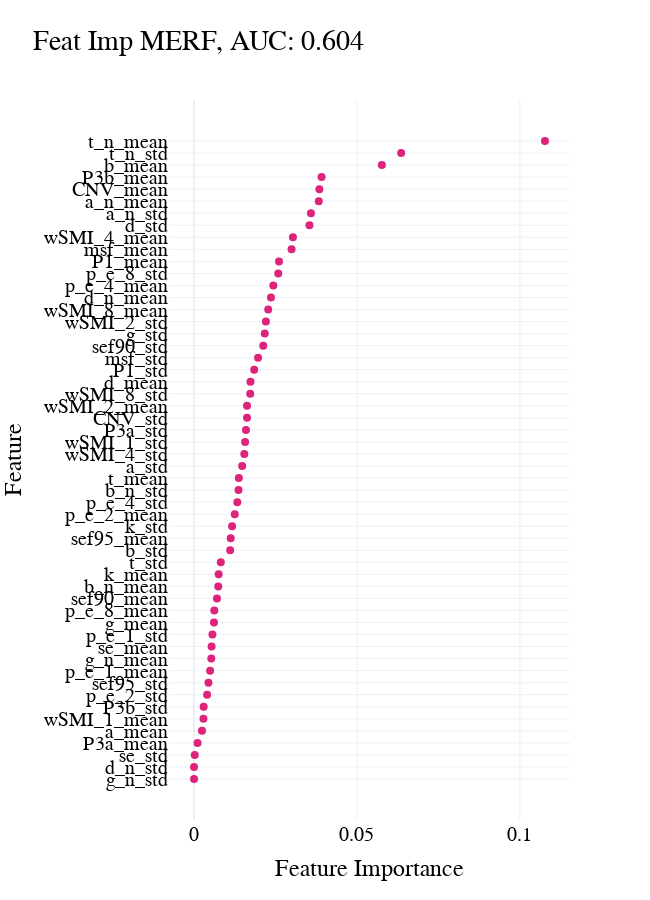

Notebook code cell kept with this figure:
### Code cell
# Extract feature importances
feature_importances = merf.fe_model.feature_importances_

features = df_mind.drop(['mind2', 'mind2_numeric', 'participant','segment'], axis=1).columns
# Combine names and importances into a DataFrame
importances_df = pd.DataFrame({
    'Feature': features,
    'Importance': feature_importances
}).sort_values(by='Importance', ascending=False)

importances_df.to_csv(os.path.join(results_path, f'mvpa_merf_feat_imp.csv'))


fig = px.scatter(importances_df, x='Importance', y='Feature', orientation='h',
                title=f'Feat Imp MERF, AUC: {avg_auc:.3f}', template = "plotly_white",
                color_discrete_sequence = [pink],
                labels = {'value':'Feature importance', 'features': 'Markers'}

                )

fig.update_traces(marker=dict(size = 8))

fig.update_layout(
    width=650,
    height=900,
#     autosize = True, 
    template = 'plotly_white',
        font=dict(
        family="Times new roman",
        size=20,
        color="black"
    ),
    xaxis = dict(
            visible=True,
            # range = [0.37,0.63], 
            tickfont = {"size": 20},
            title = 'Feature Importance'
        ),
    yaxis = dict(
        categoryorder =  'total ascending',
        tickfont = {"size": 20},
        # autorange = False,    
        automargin = True,
        # range = [-1,len(feat_import_mw)],
        dtick = 1
        ),
    showlegend=True, 

)

fig.show()
# pio.write_json(fig, 'Figs/univariate_roc_mw_segment.plotly')
fig.write_image(os.path.join(fig_path, 'feat_importance_mind_optuna.png'))
fig.write_image(os.path.join(fig_path, 'feat_importance_mind_optuna.svg'))

### Figure 1 — Plotly figure (JSON) as saved in the notebook; plotly's stock layout.template omitted (floating-point values rounded to 4 significant figures)
{"data": [{"hovertemplate": "Importance=%{x}<br>Feature=%{y}<extra></extra>", "legendgroup": "", "marker": {"color": "#DE237B", "size": 8, "symbol": "circle"}, "mode": "markers", "name": "", "orientation": "h", "showlegend": false, "type": "scatter", "x": [0.1077, 0.06357, 0.05765, 0.03914, 0.03846, 0.03828, 0.03588, 0.03543, 0.03036, 0.02993, 0.02608, 0.02585, 0.02433, 0.02362, 0.02276, 0.02204, 0.02171, 0.02125, 0.01965, 0.01846, 0.01731, 0.01725, 0.01626, 0.01625, 0.01595, 0.01567, 0.01543, 0.01477, 0.01375, 0.01364, 0.01327, 0.01249, 0.01167, 0.01125, 0.01109, 0.008211, 0.007551, 0.007431, 0.007029, 0.006213, 0.006117, 0.005639, 0.005391, 0.00529, 0.004934, 0.00442, 0.00401, 0.002954, 0.002884, 0.002435, 0.001081, 0.0002121, 0, 0], "xaxis": "x", "y": ["t_n_mean", "t_n_std", "b_mean", "P3b_mean", "CNV_mean", "a_n_mean", "a_n_std", "d_std", "wSMI_4_mean", "msf_mean", "P1_mean", "p_e_8_std", "p_e_4_mean", "d_n_mean", "wSMI_8_mean", "wSMI_2_std", "g_std", "sef90_std", "msf_std", "P1_std", "d_mean", "wSMI_8_std", "wSMI_2_mean", "CNV_std", "P3a_std", "wSMI_1_std", "wSMI_4_std", "a_std", "t_mean", "b_n_std", "p_e_4_std", "p_e_2_mean", "k_std", "sef95_mean", "b_std", "t_std", "k_mean", "b_n_mean", "sef90_mean", "p_e_8_mean", "g_mean", "p_e_1_std", "se_mean", "g_n_mean", "p_e_1_mean", "sef95_std", "p_e_2_std", "P3b_std", "wSMI_1_mean", "a_mean", "P3a_mean", "se_std", "g_n_std", "d_n_std"], "yaxis": "y"}], "layout": {"font": {"color": "black", "family": "Times new roman", "size": 20}, "height": 900, "legend": {"tracegroupgap": 0}, "showlegend": true, "title": {"text": "Feat Imp MERF, AUC: 0.604"}, "width": 650, "xaxis": {"anchor": "y", "domain": [0, 1], "tickfont": {"size": 20}, "title": {"text": "Feature Importance"}, "visible": true}, "yaxis": {"anchor": "x", "automargin": true, "categoryorder": "total ascending", "domain": [0, 1], "dtick": 1, "tickfont": {"size": 20}, "title": {"text": "Feature"}}}}
